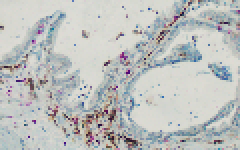
#> input picture WSI_prediction_phase/wsi_pred_code/outdated_versions/regi_s_copy6.3_5.0/test_imgs/O3936_dan_Image_621_level_4.png, 120 x 75 px (shown 2 times larger)
$ python multiplex_registration.py
#> lines starting #> are read from the running program, lines starting #| are printed output that depends on the picture
import numpy as np
import cv2 as cv
import os;
import glob;

# Number of features to extract
# The wsi patch is assumed to be larger than the reference patch and so the number of features extracted is larger
# Number of features to extract from the reference patch
MAX_FEATURES_1 = 500;
# Number of features to extract from the wsi patch
MAX_FEATURES_2 = 5000;
# percent of top matched features to use
GOOD_MATCH_PERCENT = 0.15
# matching similarity constraints
# nearest feature should be no more than MATCH_MIN_DIST
MATCH_MIN_DIST =50# 15;
# farthest feature should be no more than MATCH_MAX_DIST
MATCH_MAX_DIST =70 #25;


# [81 lines left out: function register, not called in this run]

def register_single(ref_patch_filepath, wsi_patch_filepath, out_dir):
#> called with out_dir = './s_out/'
    print('ref_patch_filepath = ', ref_patch_filepath)
    print('wsi_patch_filepath = ', wsi_patch_filepath)


    # read ref patch
    img1 = cv.imread(ref_patch_filepath,0)
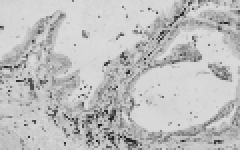
#> img1: shape (75, 120) (shown 2 times larger); min 20, max 220, mean 190.2
    img2 = cv.imread(wsi_patch_filepath,0)
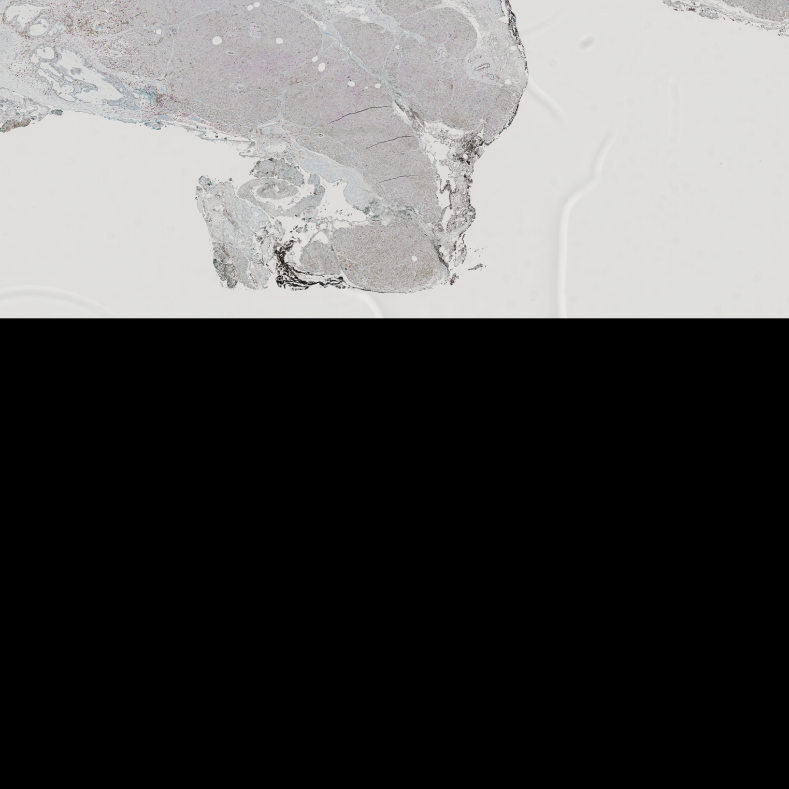
#> input picture WSI_prediction_phase/wsi_pred_code/outdated_versions/regi_s_copy6.3_5.0/test_imgs/O3936_wsi_Image_621_208_609_1089_787_level_4.png, 2367 x 2367 px (shown at 1/3 size)
#> img2: shape (2367, 2367); min 0, max 234, mean 83.4
    img1_area=img1.shape[1]*img1.shape[0]
#> img1_area = 9000
    img2_area=img2.shape[1]*img2.shape[0]
#> img2_area = 5602689
    area_ratio=img2_area/img1_area
#> area_ratio = 622.5


    MAX_FEATURES_2 = int(MAX_FEATURES_1 *  area_ratio)
#> MAX_FEATURES_2 = 311260
    # ORB features
    # Initiate ORB detector
    orb1 = cv.ORB_create(MAX_FEATURES_1)
    orb2 = cv.ORB_create(MAX_FEATURES_2)

    # find the keypoints with ORB
    kp1, descriptors1 = orb1.detectAndCompute(img1,None)
#> kp1 = 29 keypoints; strongest (x, y, size): (53, 31, 31), (64, 36, 31), (64, 31, 31), (51, 35, 31)
    # draw only keypoints location,not size and orientation
    img1_feat = cv.drawKeypoints(img1, kp1, None, color=(0,255,0), flags=0)
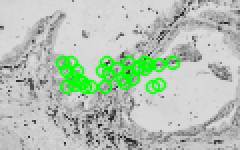
#> img1_feat: shape (75, 120, 3) (shown 2 times larger); mean of channels 0, 1, 2 179.6, 194, 179.6; drawn as B, G, R
    cv.imwrite('key_points1.png',img1_feat)
    print('kp1',kp1)
#> (printed output is left out)
    found = False;
    #img2 = cv.imread(wsi_patch_filepath,0)
    kp2, descriptors2 = orb2.detectAndCompute(img2,None)
#> kp2 = 56370 keypoints; strongest (x, y, size): (847, 830, 31), (832, 836, 31), (848, 828, 31), (851, 856, 37.2)

    img2_feat = cv.drawKeypoints(img2, kp2, None, color=(0,255,0), flags=0)
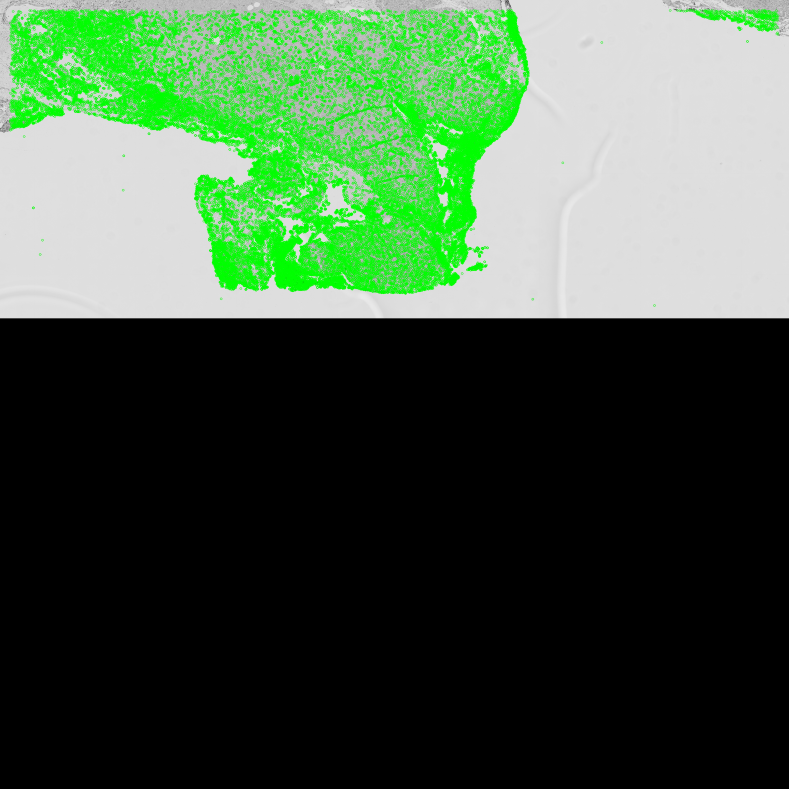
#> img2_feat: shape (2367, 2367, 3) (shown at 1/3 size); mean of channels 0, 1, 2 65.9, 90.1, 65.9; drawn as B, G, R
    cv.imwrite('key_points2.png',img2_feat)

    # Match features
    matcher = cv.DescriptorMatcher_create(cv.DESCRIPTOR_MATCHER_BRUTEFORCE_HAMMING)
    matches = matcher.match(descriptors1, descriptors2, None)
#> matches = 29 matches

    # Sort matches by score
#> (the run stopped early here; a loop or call above may not have finished)
